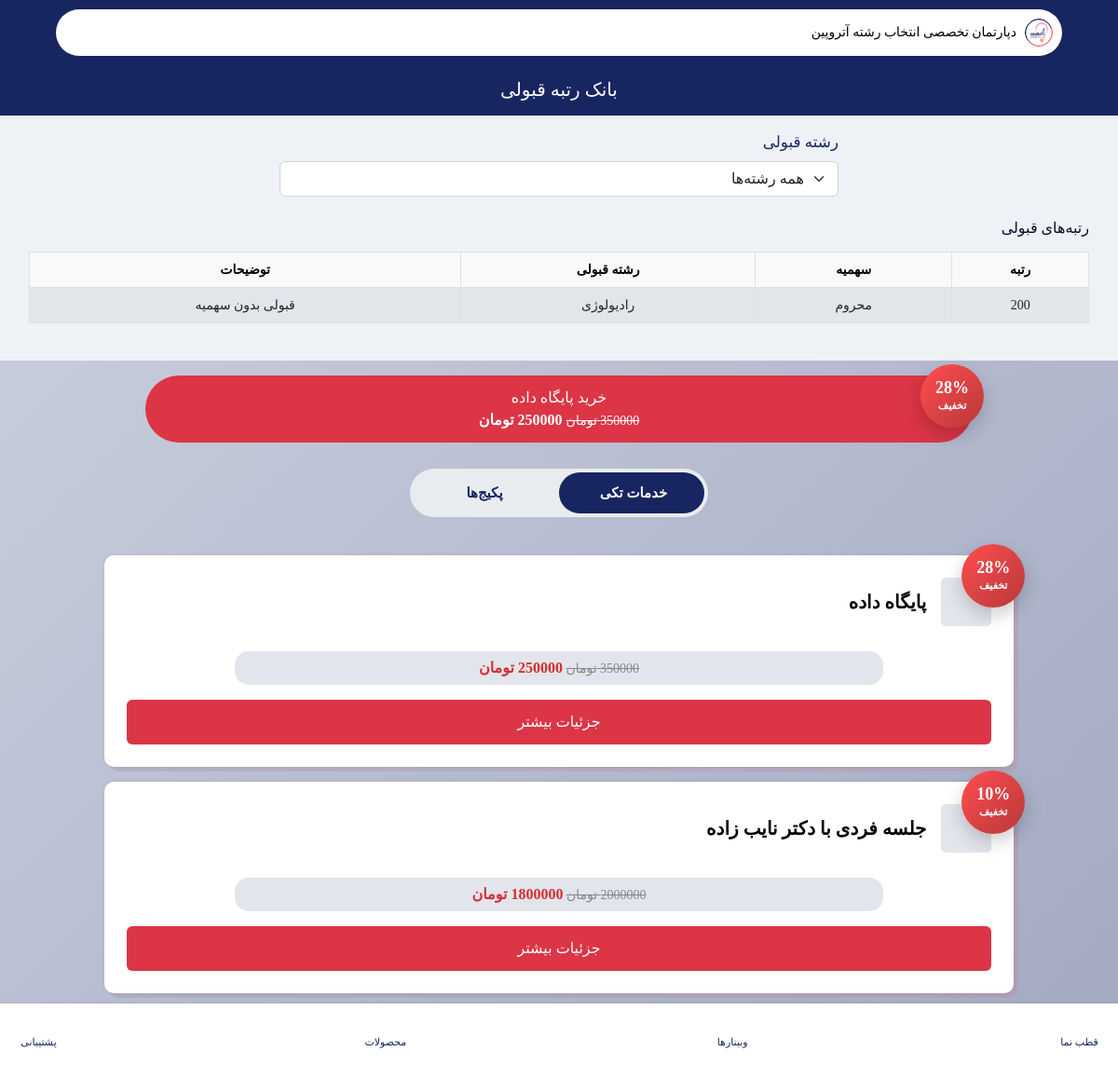
The page /rank-bank/ on the database its author committed.
### pages/models.py (models this page shows, shortened)
class RankBank(models.Model):
    QUOTA_CHOICES = (
        ("1", "آزاد"),
        ("2", "محروم"),
        ("3", "ایثارگران ۵٪"),
        ("4", "ایثارگران ۲۵٪"),
        ("5", "سایر"),
    )
    rank = models.PositiveIntegerField(
        verbose_name="رتبه"
    )
    quota = models.CharField(
        max_length=1,
        choices=QUOTA_CHOICES,
        verbose_name="سهمیه"
    )
    field = models.ForeignKey(
        RankField,
        on_delete=models.SET_NULL,
        null=True,
        blank=True,
        related_name="rank_field_bank",
        verbose_name="رشته قبولی"
    )
    description = models.CharField(
        max_length=500,
        verbose_name="توضیحات",
        null=True,
        blank=True
    )
    class Meta:
        verbose_name = "رتبه قبولی"
        verbose_name_plural = "رتبه قبولی ها"
        ordering = ["rank"]

class RankField(models.Model):
    field = models.CharField(
        max_length=200,
        verbose_name="رشته قبولی"
    )
    is_free = models.BooleanField(
        default=False,
        verbose_name="رایگان"
    )
    class Meta:
        verbose_name = "دسته بندی رشته"
        verbose_name_plural = "دسته بندی رشته ها"
        ordering = ["-id"]

### payments/models.py (models this page shows, shortened)
class Package(models.Model):
    SERVICE_CHOICES = (
        ("1", "جلسه فردی با دکتر نایب زاده"),
        ("2", "جلسه فردی با دکتر جهان‌تیغ"),
        ("3", "تحلیل شخصیت"),
        ("4", "تعیین شانس قبولی"),
        ("5", "پایگاه داده"),
    )
    TYPE_CHOICES = (
        ("1", "برنزی"),
        ("2", "نقره ایی"),
        ("3", "طلایی"),
    )
    name = models.CharField(
        max_length=200,
        verbose_name="نام"
    )
    service = MultiSelectField(
        max_length=100,
        choices=SERVICE_CHOICES,
        verbose_name="خدمات"
    )
    type = models.CharField(
        max_length=1,
        choices=TYPE_CHOICES,
        verbose_name="نوع پکیج"
    )
    content = CKEditor5Field(
        "معرفی و توضیحات",
        config_name="default",
        null=True,
        blank=True
    )
    price_before_discount = models.DecimalField(
        max_digits=12,
        decimal_places=0,
        verbose_name="قیمت قبل از تخفیف (اختیاری)",
        null=True,
        blank=True
    )
    total_price = models.DecimalField(
        max_digits=12,
        decimal_places=0,
        verbose_name="قیمت به تومان"
    )
    is_public = models.BooleanField(
        default=True,
        verbose_name="نمایش عمومی"
    )
    @property
    def discount_percent(self):
        if self.price_before_discount and self.price_before_discount > self.total_price:
            return int(
                (self.price_before_discount - self.total_price)
                / self.price_before_discount * 100
            )
        return 0
    def service_labels(self):
        choices = dict(self.SERVICE_CHOICES)
        return [choices[s] for s in self.service]
    class Meta:
        verbose_name = "پلن"
        verbose_name_plural = "پلن ها"
        ordering = ["-id"]

### pages/views.py (the view, shortened to what this page needs)
# urls.py: path('rank-bank/', rank_bank, name='rank_bank'),
def rank_bank(request):
    ranks = RankBank.objects.select_related("field").order_by("rank")
    is_paid = False
    if request.user.is_authenticated and request.user.role != "student":
        is_paid = True
    rank_fields = RankField.objects.order_by("field")
    if not is_paid:
        ranks = ranks.filter(field__is_free=True)
        rank_fields = rank_fields.filter(is_free=True)
    selected_field = request.GET.get("field", "").strip()
    if selected_field:
        ranks = ranks.filter(field_id=selected_field)
    packages = Package.objects.filter(is_public=True)
    single_service_packages = [
        p for p in packages
        if len(p.service) == 1
    ]
    multi_service_packages = [
        p for p in packages
        if len(p.service) != 1
    ]
    database_package = Package.objects.filter(
        service=["5"]
    ).first()
    context = {
        "database_package": database_package,
        "is_paid": is_paid,
        "rank_fields": rank_fields,
        "selected_field": selected_field,
        "title": "بانک رتبه قبولی",
        "ranks": ranks,
        "single_service_packages": single_service_packages,
        "multi_service_packages": multi_service_packages,
    }
    return render(request, "pages/rank_bank.html", context)

### pages/views.py (called while the page is built, shortened)
def global_context(request):
    has_database_service = False
    wallet = False
    nayeb_link = Consultant.objects.filter(
        user__last_name="نایب زاده"
    ).first()
    try:
        nayeb_consultant_open = User.objects.filter(id=73).first().user_consultant.show_schedules
        jahan_consultant_open = User.objects.filter(id=74).first().user_consultant.show_schedules
    except:
        nayeb_consultant_open = False
        jahan_consultant_open = False
    return {
        "has_database_service": has_database_service,
        "nayeb_link": nayeb_link,
        "wallet": wallet,
        "nayeb_consultant_open": nayeb_consultant_open,
        "jahan_consultant_open": jahan_consultant_open,
    }

### templates/pages/rank_bank.html (shortened to what this page needs)
{% extends 'bases/learning.html' %}
{% load static %}
{% block header %}
<header class="main-header learning-header">
    <div class="custom-container">
        <div class="row">
            <div class="col-12">
                {% include 'includes/top-header.html' %}
            </div>
        </div>
        <div class="header-bottom header-bottom-2 mt-4 pb-3">
            <h2 class="fw-500 text-white w-100" style="text-align: center;">{{ title }}</h2>
        </div>
    </div>
</header>
{% endblock %}
{% block content %}
<section class="w-100 d-flex justify-content-center">
    <form method="get" class="mt-3 w-50">
        <div class="row">
            <div class="col-12">
                <label class="form-label" style="font-size: larger; color: #172561;">
                    رشته قبولی
                </label>
                <select name="field"
                        class="form-select"
                        onchange="this.form.submit()">
                    <option value=""
                        {% if not selected_field %}selected{% endif %}>
                        همه رشته‌ها
                    </option>
                </select>
            </div>
        </div>
    </form>
</section>
<section class="section-t-space continue-reading-section pt-2">
    <div class="custom-container">
        <div class="row">
            <div class="col-12">
                <div class="reading-list p-3">
                    <h4 class="mb-3">رتبه‌های قبولی</h4>
                    <div class="table-responsive">
                        <table class="table table-bordered table-striped align-middle text-center">
                            <thead class="table-light">
                                <tr>
                                    <th>رتبه</th>
                                    <th>سهمیه</th>
                                    <th>رشته قبولی</th>
                                    <th>توضیحات</th>
                                </tr>
                            </thead>
                            <tbody>
                                {% for rank in ranks %}
                                <tr>
                                    <td>{{ rank.rank }}</td>
                                    <td>{{ rank.get_quota_display }}</td>
                                    <td>{{ rank.field.field }}</td>
                                    <td>{% if rank.description %}{{ rank.description }}{% endif %}</td>
                                </tr>
                                {% empty %}
                                <tr>
                                    <td colspan="4">
                                        اطلاعاتی برای نمایش وجود ندارد.
                                    </td>
                                </tr>
                                {% endfor %}
                            </tbody>
                        </table>
                    </div>
                </div>
            </div>
        </div>
    </div>
</section>
{% include 'includes/packages.html' %}
{% endblock %}

### templates/includes/packages.html (shortened to what this page needs)
<div class="py-3 px-2 my-2" style="background: linear-gradient(135deg, rgba(23,37,97,.18) 0%, rgba(23,37,97,.35) 100%);">
    {% for single_service_package in single_service_packages %}
    {% if '5' in single_service_package.service and not 'compass' in request.path %}
    {% if not 'choice-introduction' in request.path %}
        {% if not has_database_service %}
        <div class="w-100 d-flex justify-content-center">
            <a href="{% url 'payment_view' single_service_package.id %}" style="position: relative; overflow: visible; border-radius: 40px;" class="btn btn-danger mb-2 w-75">
                <div class="discount-badge-round">
                    {% if single_service_package.discount_percent %}
                    <span>{{ single_service_package.discount_percent }}%</span>
                    <small>تخفیف</small>
                    {% endif %}
                </div>
                <div>
                    <span style="color: #ffffff;">خرید پایگاه داده</span>
                    <br>
                    {% if single_service_package.price_before_discount %}
                        <span class="old-price" style="color: #ffffff;">
                            {{ single_service_package.price_before_discount }} تومان
                        </span>
                    {% endif %}
                    <span class="new-price" style="color: #ffffff;">
                        {{ single_service_package.total_price }} تومان
                    </span>
                </div>
            </a >
        </div>
        {% endif %}
    {% endif %}
    {% endif %}
    {% endfor %}
    <div class="package-switch">
        <button id="singleBtn" class="active">خدمات تکی</button>
        <button id="multiBtn">پکیج‌ها</button>
        <div class="switch-bg"></div>
    </div>
    {% if single_service_packages %}
    <section id="singlePackages" class="section-t-space continue-reading-section" style="width: 85%; margin: auto;">
        <div class="">
            <div class="swiper slider-1 px-15 reading-slider" style="position: relative; overflow: visible;">
                <div class="">
                    {% for single_service_package in single_service_packages %}
                    {% if not has_database_service %}
                    <div class="swiper-slide mt-3">
                        <a class="reading-list"
                        {% if "5" in single_service_package.service %}
                        href="{% url 'data_introduction' 1 %}"
                        {% elif "2" in single_service_package.service %}
                        href="{% url 'choice_introduction' %}?all_consultants=no"
                        {% elif "1" in single_service_package.service and nayeb_link %}
                        href="{% url 'consultant_show' nayeb_link.user.id %}"
                        {% else %}
                        href="#"
                        {% endif %}>
                            <div class="reading-box p-4" style="position: relative; overflow: visible;">
                                {% if single_service_package.discount_percent %}
                                <div class="discount-badge-round">
                                    <span>{{ single_service_package.discount_percent }}%</span>
                                    <small>تخفیف</small>
                                </div>
                                {% endif %}
                                <div class="reading-detail d-grid">
                                    <div class="d-flex gap-3" style="align-items: center;">
                                        <div class="reading-image"
                                            style="display: flex; justify-content: center; align-items: center; background-color: #1725611e;">
                                            <i class="ri-inbox-line" style="font-size: 50px;"></i>
                                        </div>
                                        <div class="reading-name">
                                            <h2 class="new-text-black">
                                                {{ single_service_package.get_service_display }}
                                            </h2>
                                        </div>
                                    </div>
                                    <h5 class="p-2 w-75"
                                        style="background-color: #1725611e; color: #172561; margin: auto !important; border-radius: 15px; text-align: center; margin-top: 15px !important;">
                                        {% if single_service_package.price_before_discount %}
                                            <span class="old-price">
                                                {{ single_service_package.price_before_discount }} تومان
                                            </span>
                                        {% endif %}
                                        <span class="new-price">
                                            {{ single_service_package.total_price }} تومان
                                        </span>
                                    </h5>
                                </div>
                                <button class="btn btn-danger mt-3 d-flex justify-content-center">
                                    جزئیات بیشتر
                                </button>
                            </div>
                        </a>
                    </div>
                    {% endif %}
                    {% endfor %}
                </div>
            </div>
        </div>
    </section>
    {% endif %}
</div>

### templates/bases/learning.html (style rules this page uses)
.discount-badge-round { position:absolute; top:-12px; right:-12px; width:68px; height:68px; border-radius:50%; background:linear-gradient(135deg,#ff4d4f,#b9383a); color:#fff; display:flex; flex-direction:column; justify-content:center; align-items:center; box-shadow:0 8px 20px rgba(0,0,0,.2); font-weight:bold; }
.discount-badge-round span { font-size:18px; line-height:1; }
.discount-badge-round small { font-size:11px; margin-top:2px; }
.old-price { color:#888; text-decoration:line-through; font-size:14px; }
.new-price { color:#d32f2f; font-size:16px; font-weight:700; }

### templates/pages/rank_bank.html (style rules this page uses)
.package-switch { position: relative; display: flex; width: 320px; margin: 20px auto; margin-bottom: 0; background: #e9ecef; border-radius: 40px; overflow: hidden; height: 52px; }
.package-switch button { flex: 1; border: none; background: transparent; z-index: 2; cursor: pointer; font-size: 15px; font-weight: 600; color: #172561; transition: .3s; }
.package-switch button.active { color: #fff; }
.switch-bg { position: absolute; top: 4px; right: 4px; width: calc(50% - 4px); height: 44px; background: #172561; border-radius: 30px; transition: .35s; }

### rows shown on the page
RankBank: rank "200", quota "محروم", field.field "رادیولوژی", description "قبولی بدون سهمیه"
Package: discount_percent "28", price_before_discount "350000", total_price "250000", service "پایگاه داده"
Package: discount_percent "10", service "جلسه فردی با دکتر نایب زاده", price_before_discount "2000000", total_price "1800000"

### other values the page prints
{{ title }} "بانک رتبه قبولی"
